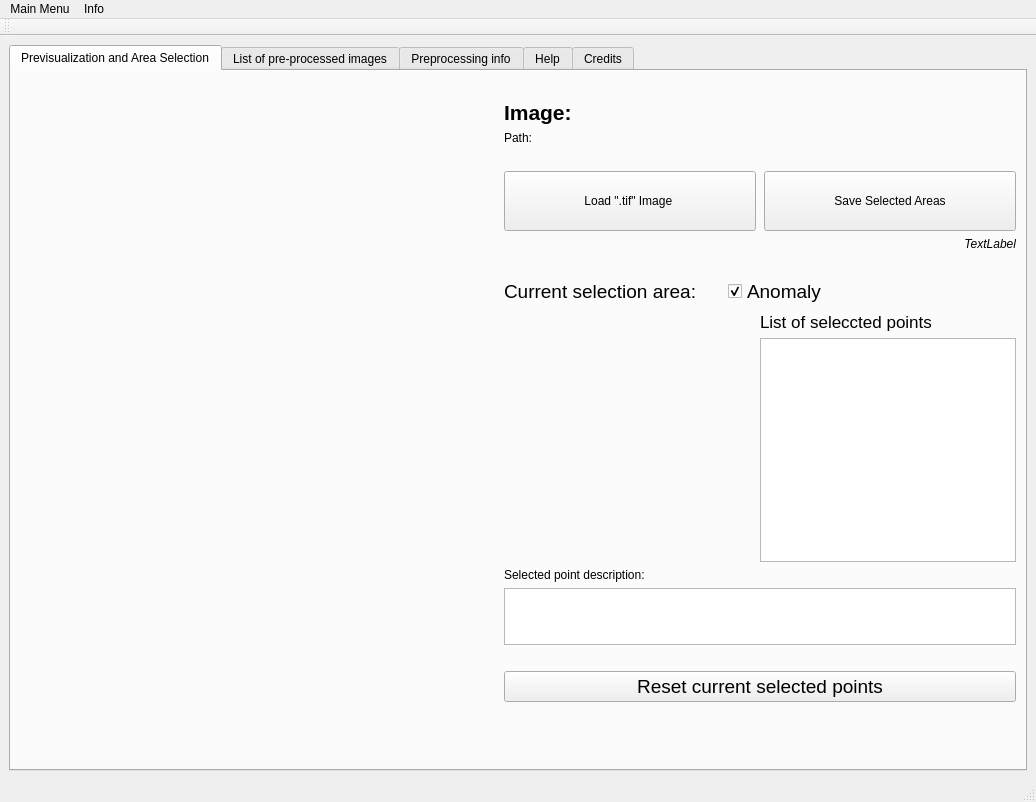
<?xml version="1.0" encoding="UTF-8"?>
<ui version="4.0">
 <class>MainWindow</class>
 <widget class="QMainWindow" name="MainWindow">
  <property name="geometry">
   <rect>
    <x>0</x>
    <y>0</y>
    <width>1036</width>
    <height>802</height>
   </rect>
  </property>
  <property name="sizePolicy">
   <sizepolicy hsizetype="Preferred" vsizetype="Preferred">
    <horstretch>0</horstretch>
    <verstretch>0</verstretch>
   </sizepolicy>
  </property>
  <property name="maximumSize">
   <size>
    <width>16777215</width>
    <height>16777215</height>
   </size>
  </property>
  <property name="windowTitle">
   <string>Hyperspectral Labeling Tool v1.0</string>
  </property>
  <widget class="QWidget" name="centralwidget">
   <property name="sizePolicy">
    <sizepolicy hsizetype="Preferred" vsizetype="Preferred">
     <horstretch>0</horstretch>
     <verstretch>0</verstretch>
    </sizepolicy>
   </property>
   <layout class="QVBoxLayout" name="verticalLayout_5">
    <item>
     <widget class="QTabWidget" name="tabWidget">
      <property name="enabled">
       <bool>true</bool>
      </property>
      <property name="sizePolicy">
       <sizepolicy hsizetype="Preferred" vsizetype="Preferred">
        <horstretch>0</horstretch>
        <verstretch>0</verstretch>
       </sizepolicy>
      </property>
      <property name="currentIndex">
       <number>0</number>
      </property>
      <widget class="QWidget" name="tab_preview">
       <attribute name="title">
        <string>Previsualization and Area Selection</string>
       </attribute>
       <layout class="QHBoxLayout" name="horizontalLayout_8">
        <item>
         <widget class="QtImageViewer" name="wgtDisplayArea" native="true">
          <property name="sizePolicy">
           <sizepolicy hsizetype="MinimumExpanding" vsizetype="MinimumExpanding">
            <horstretch>0</horstretch>
            <verstretch>0</verstretch>
           </sizepolicy>
          </property>
          <property name="minimumSize">
           <size>
            <width>425</width>
            <height>600</height>
           </size>
          </property>
         </widget>
        </item>
        <item>
         <layout class="QVBoxLayout" name="verticalLayout_2">
          <item>
           <spacer name="verticalSpacer_5">
            <property name="orientation">
             <enum>Qt::Vertical</enum>
            </property>
            <property name="sizeType">
             <enum>QSizePolicy::Fixed</enum>
            </property>
            <property name="sizeHint" stdset="0">
             <size>
              <width>20</width>
              <height>20</height>
             </size>
            </property>
           </spacer>
          </item>
          <item>
           <layout class="QHBoxLayout" name="horizontalLayout_2">
            <item>
             <widget class="QLabel" name="lbl_msg_image_name">
              <property name="sizePolicy">
               <sizepolicy hsizetype="Fixed" vsizetype="Minimum">
                <horstretch>0</horstretch>
                <verstretch>0</verstretch>
               </sizepolicy>
              </property>
              <property name="font">
               <font>
                <pointsize>16</pointsize>
                <weight>75</weight>
                <bold>true</bold>
               </font>
              </property>
              <property name="text">
               <string>Image:</string>
              </property>
             </widget>
            </item>
            <item>
             <widget class="QLabel" name="lbl_image_name">
              <property name="font">
               <font>
                <pointsize>16</pointsize>
                <weight>50</weight>
                <bold>false</bold>
               </font>
              </property>
              <property name="layoutDirection">
               <enum>Qt::LeftToRight</enum>
              </property>
              <property name="text">
               <string/>
              </property>
              <property name="alignment">
               <set>Qt::AlignLeading|Qt::AlignLeft|Qt::AlignVCenter</set>
              </property>
             </widget>
            </item>
           </layout>
          </item>
          <item>
           <layout class="QHBoxLayout" name="horizontalLayout_3">
            <item>
             <widget class="QLabel" name="lbl_image_path_ui">
              <property name="sizePolicy">
               <sizepolicy hsizetype="MinimumExpanding" vsizetype="Fixed">
                <horstretch>0</horstretch>
                <verstretch>0</verstretch>
               </sizepolicy>
              </property>
              <property name="minimumSize">
               <size>
                <width>30</width>
                <height>0</height>
               </size>
              </property>
              <property name="text">
               <string>Path:</string>
              </property>
             </widget>
            </item>
            <item>
             <widget class="QLabel" name="lbl_image_path">
              <property name="sizePolicy">
               <sizepolicy hsizetype="Maximum" vsizetype="Preferred">
                <horstretch>0</horstretch>
                <verstretch>0</verstretch>
               </sizepolicy>
              </property>
              <property name="minimumSize">
               <size>
                <width>470</width>
                <height>0</height>
               </size>
              </property>
              <property name="text">
               <string/>
              </property>
             </widget>
            </item>
           </layout>
          </item>
          <item>
           <spacer name="verticalSpacer_3">
            <property name="orientation">
             <enum>Qt::Vertical</enum>
            </property>
            <property name="sizeType">
             <enum>QSizePolicy::Fixed</enum>
            </property>
            <property name="sizeHint" stdset="0">
             <size>
              <width>20</width>
              <height>20</height>
             </size>
            </property>
           </spacer>
          </item>
          <item>
           <layout class="QHBoxLayout" name="horizontalLayout">
            <property name="spacing">
             <number>8</number>
            </property>
            <item>
             <widget class="QPushButton" name="btnLoadImage">
              <property name="sizePolicy">
               <sizepolicy hsizetype="Minimum" vsizetype="Fixed">
                <horstretch>0</horstretch>
                <verstretch>0</verstretch>
               </sizepolicy>
              </property>
              <property name="minimumSize">
               <size>
                <width>60</width>
                <height>60</height>
               </size>
              </property>
              <property name="text">
               <string>Load &quot;.tif&quot; Image </string>
              </property>
             </widget>
            </item>
            <item>
             <widget class="QPushButton" name="btnSaveImages">
              <property name="sizePolicy">
               <sizepolicy hsizetype="Minimum" vsizetype="Fixed">
                <horstretch>0</horstretch>
                <verstretch>0</verstretch>
               </sizepolicy>
              </property>
              <property name="minimumSize">
               <size>
                <width>60</width>
                <height>60</height>
               </size>
              </property>
              <property name="text">
               <string>Save Selected Areas</string>
              </property>
             </widget>
            </item>
           </layout>
          </item>
          <item>
           <widget class="QLabel" name="lbl_msg_areas_saved">
            <property name="enabled">
             <bool>true</bool>
            </property>
            <property name="font">
             <font>
              <italic>true</italic>
             </font>
            </property>
            <property name="layoutDirection">
             <enum>Qt::LeftToRight</enum>
            </property>
            <property name="text">
             <string>TextLabel</string>
            </property>
            <property name="alignment">
             <set>Qt::AlignRight|Qt::AlignTrailing|Qt::AlignVCenter</set>
            </property>
           </widget>
          </item>
          <item>
           <spacer name="verticalSpacer_2">
            <property name="orientation">
             <enum>Qt::Vertical</enum>
            </property>
            <property name="sizeType">
             <enum>QSizePolicy::Fixed</enum>
            </property>
            <property name="sizeHint" stdset="0">
             <size>
              <width>20</width>
              <height>20</height>
             </size>
            </property>
           </spacer>
          </item>
          <item>
           <layout class="QHBoxLayout" name="horizontalLayout_5">
            <item>
             <widget class="QLabel" name="lbl_msg_anomaly">
              <property name="font">
               <font>
                <pointsize>14</pointsize>
               </font>
              </property>
              <property name="text">
               <string>Current selection area:</string>
              </property>
             </widget>
            </item>
            <item>
             <spacer name="horizontalSpacer">
              <property name="orientation">
               <enum>Qt::Horizontal</enum>
              </property>
              <property name="sizeType">
               <enum>QSizePolicy::Fixed</enum>
              </property>
              <property name="sizeHint" stdset="0">
               <size>
                <width>25</width>
                <height>20</height>
               </size>
              </property>
             </spacer>
            </item>
            <item>
             <widget class="QCheckBox" name="chb_anomaly">
              <property name="font">
               <font>
                <pointsize>14</pointsize>
               </font>
              </property>
              <property name="text">
               <string>Anomaly</string>
              </property>
              <property name="checked">
               <bool>true</bool>
              </property>
             </widget>
            </item>
            <item>
             <widget class="QLabel" name="label_4">
              <property name="text">
               <string/>
              </property>
             </widget>
            </item>
           </layout>
          </item>
          <item>
           <layout class="QHBoxLayout" name="horizontalLayout_4">
            <item>
             <widget class="QtImageViewer" name="wgtDisplayPreview" native="true">
              <property name="sizePolicy">
               <sizepolicy hsizetype="Preferred" vsizetype="Minimum">
                <horstretch>0</horstretch>
                <verstretch>0</verstretch>
               </sizepolicy>
              </property>
              <property name="minimumSize">
               <size>
                <width>250</width>
                <height>250</height>
               </size>
              </property>
             </widget>
            </item>
            <item>
             <layout class="QVBoxLayout" name="verticalLayout_3">
              <item>
               <widget class="QLabel" name="lbl_msg_list_points_tab1">
                <property name="sizePolicy">
                 <sizepolicy hsizetype="Preferred" vsizetype="Fixed">
                  <horstretch>0</horstretch>
                  <verstretch>0</verstretch>
                 </sizepolicy>
                </property>
                <property name="font">
                 <font>
                  <pointsize>13</pointsize>
                 </font>
                </property>
                <property name="text">
                 <string>List of seleccted points  </string>
                </property>
               </widget>
              </item>
              <item>
               <widget class="QListWidget" name="lst_selected_points">
                <property name="sizePolicy">
                 <sizepolicy hsizetype="Fixed" vsizetype="Preferred">
                  <horstretch>0</horstretch>
                  <verstretch>0</verstretch>
                 </sizepolicy>
                </property>
                <property name="minimumSize">
                 <size>
                  <width>50</width>
                  <height>100</height>
                 </size>
                </property>
               </widget>
              </item>
             </layout>
            </item>
           </layout>
          </item>
          <item>
           <widget class="QLabel" name="lbl_point_description">
            <property name="text">
             <string>Selected point description:</string>
            </property>
           </widget>
          </item>
          <item>
           <widget class="QPlainTextEdit" name="box_point_description">
            <property name="sizePolicy">
             <sizepolicy hsizetype="Expanding" vsizetype="Minimum">
              <horstretch>0</horstretch>
              <verstretch>0</verstretch>
             </sizepolicy>
            </property>
            <property name="minimumSize">
             <size>
              <width>0</width>
              <height>31</height>
             </size>
            </property>
            <property name="maximumSize">
             <size>
              <width>16777215</width>
              <height>60</height>
             </size>
            </property>
           </widget>
          </item>
          <item>
           <spacer name="verticalSpacer">
            <property name="orientation">
             <enum>Qt::Vertical</enum>
            </property>
            <property name="sizeType">
             <enum>QSizePolicy::Fixed</enum>
            </property>
            <property name="sizeHint" stdset="0">
             <size>
              <width>13</width>
              <height>20</height>
             </size>
            </property>
           </spacer>
          </item>
          <item>
           <widget class="QPushButton" name="btn_rst_points">
            <property name="sizePolicy">
             <sizepolicy hsizetype="Preferred" vsizetype="Fixed">
              <horstretch>0</horstretch>
              <verstretch>0</verstretch>
             </sizepolicy>
            </property>
            <property name="font">
             <font>
              <pointsize>14</pointsize>
             </font>
            </property>
            <property name="text">
             <string>Reset current selected points</string>
            </property>
           </widget>
          </item>
          <item>
           <spacer name="verticalSpacer_4">
            <property name="orientation">
             <enum>Qt::Vertical</enum>
            </property>
            <property name="sizeHint" stdset="0">
             <size>
              <width>20</width>
              <height>60</height>
             </size>
            </property>
           </spacer>
          </item>
         </layout>
        </item>
       </layout>
      </widget>
      <widget class="QWidget" name="tab_list_info">
       <property name="inputMethodHints">
        <set>Qt::ImhNone</set>
       </property>
       <attribute name="title">
        <string>List of pre-processed images</string>
       </attribute>
       <layout class="QVBoxLayout" name="verticalLayout_4">
        <item>
         <layout class="QHBoxLayout" name="horizontalLayout_6">
          <item>
           <widget class="QTreeWidget" name="treeFiles">
            <column>
             <property name="text">
              <string>Available Images</string>
             </property>
            </column>
            <column>
             <property name="text">
              <string>Status</string>
             </property>
            </column>
           </widget>
          </item>
          <item>
           <widget class="QTreeWidget" name="treeSelPoints">
            <column>
             <property name="text">
              <string>Slected points</string>
             </property>
            </column>
            <column>
             <property name="text">
              <string>Type</string>
             </property>
            </column>
           </widget>
          </item>
          <item>
           <layout class="QVBoxLayout" name="verticalLayout">
            <item>
             <widget class="QPushButton" name="btn_sel_dir">
              <property name="sizePolicy">
               <sizepolicy hsizetype="Minimum" vsizetype="Fixed">
                <horstretch>0</horstretch>
                <verstretch>0</verstretch>
               </sizepolicy>
              </property>
              <property name="minimumSize">
               <size>
                <width>100</width>
                <height>0</height>
               </size>
              </property>
              <property name="text">
               <string>Directory</string>
              </property>
             </widget>
            </item>
            <item>
             <widget class="QPushButton" name="btn_refresh">
              <property name="enabled">
               <bool>true</bool>
              </property>
              <property name="sizePolicy">
               <sizepolicy hsizetype="Minimum" vsizetype="Fixed">
                <horstretch>50</horstretch>
                <verstretch>0</verstretch>
               </sizepolicy>
              </property>
              <property name="minimumSize">
               <size>
                <width>100</width>
                <height>0</height>
               </size>
              </property>
              <property name="text">
               <string>Refresh</string>
              </property>
             </widget>
            </item>
            <item>
             <widget class="QPushButton" name="btn_autorefresh">
              <property name="text">
               <string>AutoRefesh ON</string>
              </property>
             </widget>
            </item>
            <item>
             <widget class="QPushButton" name="btn_expand_img">
              <property name="text">
               <string>Expand Images</string>
              </property>
             </widget>
            </item>
            <item>
             <widget class="QPushButton" name="btn_expand_points">
              <property name="text">
               <string>Expand points</string>
              </property>
             </widget>
            </item>
            <item>
             <widget class="QPushButton" name="btn_gen_dataset">
              <property name="enabled">
               <bool>false</bool>
              </property>
              <property name="sizePolicy">
               <sizepolicy hsizetype="Minimum" vsizetype="Fixed">
                <horstretch>0</horstretch>
                <verstretch>0</verstretch>
               </sizepolicy>
              </property>
              <property name="minimumSize">
               <size>
                <width>100</width>
                <height>0</height>
               </size>
              </property>
              <property name="text">
               <string>Gen. Dataset</string>
              </property>
             </widget>
            </item>
            <item>
             <spacer name="verticalSpacer_6">
              <property name="orientation">
               <enum>Qt::Vertical</enum>
              </property>
              <property name="sizeHint" stdset="0">
               <size>
                <width>20</width>
                <height>40</height>
               </size>
              </property>
             </spacer>
            </item>
           </layout>
          </item>
          <item>
           <spacer name="horizontalSpacer_2">
            <property name="orientation">
             <enum>Qt::Horizontal</enum>
            </property>
            <property name="sizeType">
             <enum>QSizePolicy::Fixed</enum>
            </property>
            <property name="sizeHint" stdset="0">
             <size>
              <width>100</width>
              <height>20</height>
             </size>
            </property>
           </spacer>
          </item>
         </layout>
        </item>
        <item>
         <layout class="QHBoxLayout" name="horizontalLayout_7">
          <item>
           <widget class="QLabel" name="lbl_item_path_ui">
            <property name="sizePolicy">
             <sizepolicy hsizetype="Minimum" vsizetype="Preferred">
              <horstretch>0</horstretch>
              <verstretch>0</verstretch>
             </sizepolicy>
            </property>
            <property name="minimumSize">
             <size>
              <width>160</width>
              <height>0</height>
             </size>
            </property>
            <property name="text">
             <string>Selected element path:</string>
            </property>
           </widget>
          </item>
          <item>
           <widget class="QLabel" name="lbl_item_path">
            <property name="sizePolicy">
             <sizepolicy hsizetype="Expanding" vsizetype="Preferred">
              <horstretch>0</horstretch>
              <verstretch>0</verstretch>
             </sizepolicy>
            </property>
            <property name="text">
             <string/>
            </property>
           </widget>
          </item>
         </layout>
        </item>
        <item>
         <layout class="QHBoxLayout" name="horizontalLayout_9">
          <item>
           <widget class="QLabel" name="lbl_dir_path_ui">
            <property name="sizePolicy">
             <sizepolicy hsizetype="Minimum" vsizetype="Preferred">
              <horstretch>0</horstretch>
              <verstretch>0</verstretch>
             </sizepolicy>
            </property>
            <property name="minimumSize">
             <size>
              <width>160</width>
              <height>0</height>
             </size>
            </property>
            <property name="text">
             <string>Image's Directory path:</string>
            </property>
           </widget>
          </item>
          <item>
           <widget class="QLabel" name="lbl_dir_path">
            <property name="sizePolicy">
             <sizepolicy hsizetype="Expanding" vsizetype="Preferred">
              <horstretch>0</horstretch>
              <verstretch>0</verstretch>
             </sizepolicy>
            </property>
            <property name="text">
             <string/>
            </property>
           </widget>
          </item>
         </layout>
        </item>
       </layout>
      </widget>
      <widget class="QWidget" name="tab_preprocessing">
       <property name="enabled">
        <bool>false</bool>
       </property>
       <attribute name="title">
        <string>Preprocessing info</string>
       </attribute>
       <widget class="QWidget" name="gridLayoutWidget_2">
        <property name="geometry">
         <rect>
          <x>20</x>
          <y>50</y>
          <width>171</width>
          <height>71</height>
         </rect>
        </property>
        <layout class="QGridLayout" name="gridLayout_2">
         <item row="0" column="0">
          <widget class="QLabel" name="lbl_msg_roi_height">
           <property name="text">
            <string>Height: </string>
           </property>
          </widget>
         </item>
         <item row="1" column="0">
          <widget class="QLabel" name="lbl_msg_roi_width">
           <property name="minimumSize">
            <size>
             <width>0</width>
             <height>0</height>
            </size>
           </property>
           <property name="text">
            <string>Width: </string>
           </property>
          </widget>
         </item>
         <item row="0" column="1">
          <widget class="QSpinBox" name="in_roi_height"/>
         </item>
         <item row="1" column="1">
          <widget class="QSpinBox" name="in_roi_width"/>
         </item>
        </layout>
       </widget>
       <widget class="QLabel" name="lbl_msg_roi_info">
        <property name="geometry">
         <rect>
          <x>20</x>
          <y>20</y>
          <width>161</width>
          <height>20</height>
         </rect>
        </property>
        <property name="text">
         <string>Region of interest Size:</string>
        </property>
       </widget>
      </widget>
      <widget class="QWidget" name="tab_help">
       <attribute name="title">
        <string>Help</string>
       </attribute>
       <layout class="QVBoxLayout" name="verticalLayout_6">
        <item>
         <widget class="QPlainTextEdit" name="box_help_info">
          <property name="enabled">
           <bool>true</bool>
          </property>
          <property name="plainText">
           <string>Ayuda
-----
La aplicación se se encuentra constituida principalmente de tres partes organizada en pestañas:
* Previsualización y área de selección
* Lista de imágenes preprocesadas 
* Parámetros de preprocesamiento.

[1] Previsualización y área de selección

1.1. Área de visualización de la imagen cargada
Esta pestaña cuenta con una área de visualización general de la imagen cargada, ubicándose en el lado izquierdo. 
1.1.1 Clic botón izquierdo: movimiento dentro de la imagen con zoom
1.1.2 Trazar un rectángulo con botón derecho: Zoom en dicha área
1.1.3 Doble click botón derecho: reestabnlecimiento del zoom original
1.1.4 Ctrl + click izquierdo: agregado de dicho punto como punto de interés 

1.2 Opciones de la pestaña de previsualización y área de selección
1.2.1 Cargar imagen .tif: permite seleccionar una imagen .tif para ser pre-procesada
1.2.2 Lista de puntos seleccionados: muestra las coordenadas de los puntos que se van agregando. Cada punto agregado se caracterizará como anómalo (si tienen un defecto) o normal en función si el checkbox está seleccionado o no. Si se desea modificar un punto seleccionad, haciendo click derecho sobre el punto, mostrará diferentes opciones. Importante: una vez salvados los puntos seleccionados, los mismos no pueden ser borrados desde la aplicación, es decir, deberá abrirse el archivo .csv con la informacion y borrarla cuidadosamente.
1.2.3 Descrición del punto seleccionado: (opcional) es posible agregar una descripción al punto seleccionado.
1.2.4 Reseteo de los puntos seleccionados: borra todos los puntos seleccionados que no han sido guardados.

[2] Lista de imágenes preprocesadas
El objetivo de esta pesataña es comparar el estado actual del trabajo y de esta manera tener una imagen clara de qué imágenes restan por ser pre-procesadas. La aplicacion compara las imágenes de un directorio determinado, con los puntos guardados en la base de datos.
2.1 Botones:
2.1.1 Botón directorio: permite seleccionar el directorio padre donde se buscarán todas las imágenes. A su vez, si este directorio es seleccionado, también permitirá buscar más rápido las imágenes cuando se opere en la primer pestaña descripta en [1].
2.1.2 Botón Refrescar: actualiza tanto las imágenes buscada, como los puntos guardados por si ha habido alún cambio.
2.1.3 Botón Auto-refresco ON: cambian entre encendido/apagado el modo de auto refresco, dado que el mismo, si se encuentra encendido dejará completamente extendido o contraido ambos árboles de información según esté seleccionado en 2.4 y 2.5
2.1.4 Expandir/Contraer Imágenes: expande/contrae la visualización mostrando los puntos seleccionados para las imágenes encontradas
2.1.5 Expandir/Contraer Puntos: expande/contrae la visualización mostrando los puntos almacenados seleccionados

2.2 Barra de direcciones:
2.2.1 Dirección del elemento seleccionado: si se hace click izquierdo sobre cualquier imagen, se visualizarará la dirección del elemento seleccionado.
2.2.2 Dirección del directorio de imágenes: muestra la dirección la dirección del directorio seleccionado desde el botón 2.1.1 para llevar a cabo la búsqueda de imágenes

[3] Información de pre-procesado:
Pestaña empleada para generar un dataset. 

Todos los elementos deshabilitados son elementos no necesarios al momento de llevar a cabo el etiquetado de las imágenes</string>
          </property>
          <property name="textInteractionFlags">
           <set>Qt::TextSelectableByKeyboard|Qt::TextSelectableByMouse</set>
          </property>
         </widget>
        </item>
       </layout>
      </widget>
      <widget class="QWidget" name="tab_credits">
       <attribute name="title">
        <string>Credits</string>
       </attribute>
       <layout class="QVBoxLayout" name="verticalLayout_8">
        <item>
         <layout class="QVBoxLayout" name="verticalLayout_7">
          <item>
           <layout class="QHBoxLayout" name="horizontalLayout_10">
            <item>
             <spacer name="horizontalSpacer_6">
              <property name="orientation">
               <enum>Qt::Horizontal</enum>
              </property>
              <property name="sizeType">
               <enum>QSizePolicy::Fixed</enum>
              </property>
              <property name="sizeHint" stdset="0">
               <size>
                <width>100</width>
                <height>20</height>
               </size>
              </property>
             </spacer>
            </item>
            <item>
             <widget class="QLabel" name="lbl_img_uv">
              <property name="text">
               <string/>
              </property>
              <property name="pixmap">
               <pixmap>../img_app/logo_uv_scaled.jpg</pixmap>
              </property>
             </widget>
            </item>
            <item>
             <spacer name="horizontalSpacer_8">
              <property name="orientation">
               <enum>Qt::Horizontal</enum>
              </property>
              <property name="sizeHint" stdset="0">
               <size>
                <width>40</width>
                <height>20</height>
               </size>
              </property>
             </spacer>
            </item>
            <item>
             <widget class="QLabel" name="lb_img_uv">
              <property name="text">
               <string/>
              </property>
              <property name="pixmap">
               <pixmap>../img_app/logo_etse_3.png</pixmap>
              </property>
             </widget>
            </item>
            <item>
             <spacer name="horizontalSpacer_7">
              <property name="orientation">
               <enum>Qt::Horizontal</enum>
              </property>
              <property name="sizeHint" stdset="0">
               <size>
                <width>40</width>
                <height>20</height>
               </size>
              </property>
             </spacer>
            </item>
           </layout>
          </item>
          <item>
           <widget class="QLabel" name="lb_img_gpdd">
            <property name="text">
             <string/>
            </property>
            <property name="pixmap">
             <pixmap>../img_app/logo_gpdd.png</pixmap>
            </property>
           </widget>
          </item>
         </layout>
        </item>
        <item>
         <layout class="QHBoxLayout" name="horizontalLayout_11">
          <item>
           <spacer name="horizontalSpacer_4">
            <property name="orientation">
             <enum>Qt::Horizontal</enum>
            </property>
            <property name="sizeHint" stdset="0">
             <size>
              <width>40</width>
              <height>20</height>
             </size>
            </property>
           </spacer>
          </item>
          <item>
           <widget class="QLabel" name="lb_help_contact">
            <property name="text">
             <string>GPDD (Grupo de Procesado y Diseño Digitales)

Departament d'Enginyería Electrònica.
 Escola Técnica Superior d'Enginyería (ETSE)
Universitat de València-Estudi General
Avda. Universitat, s/n
E-46100 Burjassot (València)
ESPAÑA
Tel: +34 96 35 44032
Fax: +34 96 35 44353</string>
            </property>
           </widget>
          </item>
          <item>
           <spacer name="horizontalSpacer_3">
            <property name="orientation">
             <enum>Qt::Horizontal</enum>
            </property>
            <property name="sizeType">
             <enum>QSizePolicy::Fixed</enum>
            </property>
            <property name="sizeHint" stdset="0">
             <size>
              <width>150</width>
              <height>20</height>
             </size>
            </property>
           </spacer>
          </item>
          <item>
           <widget class="QLabel" name="label">
            <property name="text">
             <string>Contacto:

Leandro Medus
leandro.d.medus@uv.es</string>
            </property>
           </widget>
          </item>
          <item>
           <spacer name="horizontalSpacer_5">
            <property name="orientation">
             <enum>Qt::Horizontal</enum>
            </property>
            <property name="sizeHint" stdset="0">
             <size>
              <width>40</width>
              <height>20</height>
             </size>
            </property>
           </spacer>
          </item>
         </layout>
        </item>
       </layout>
       <zorder></zorder>
      </widget>
     </widget>
    </item>
   </layout>
  </widget>
  <widget class="QMenuBar" name="menubar">
   <property name="geometry">
    <rect>
     <x>0</x>
     <y>0</y>
     <width>1036</width>
     <height>25</height>
    </rect>
   </property>
   <widget class="QMenu" name="menuMain_Menu">
    <property name="title">
     <string>Main Menu</string>
    </property>
    <addaction name="separator"/>
    <addaction name="actionClose"/>
   </widget>
   <widget class="QMenu" name="menuCredits">
    <property name="title">
     <string>Info</string>
    </property>
   </widget>
   <addaction name="menuMain_Menu"/>
   <addaction name="menuCredits"/>
  </widget>
  <widget class="QStatusBar" name="statusbar"/>
  <widget class="QToolBar" name="toolBar">
   <property name="windowTitle">
    <string>toolBar</string>
   </property>
   <attribute name="toolBarArea">
    <enum>TopToolBarArea</enum>
   </attribute>
   <attribute name="toolBarBreak">
    <bool>false</bool>
   </attribute>
  </widget>
  <action name="actionLoad_Image">
   <property name="text">
    <string>Load Image</string>
   </property>
  </action>
  <action name="actionSave_Sthg">
   <property name="text">
    <string>Save Sthg</string>
   </property>
  </action>
  <action name="actionClose">
   <property name="text">
    <string>Close</string>
   </property>
  </action>
  <action name="actionCredits">
   <property name="text">
    <string>Credits</string>
   </property>
  </action>
 </widget>
 <customwidgets>
  <customwidget>
   <class>QtImageViewer</class>
   <extends>QWidget</extends>
   <header location="global">PyQtImageViewer.QtImageViewer</header>
   <container>1</container>
  </customwidget>
 </customwidgets>
 <resources/>
 <connections/>
</ui>
